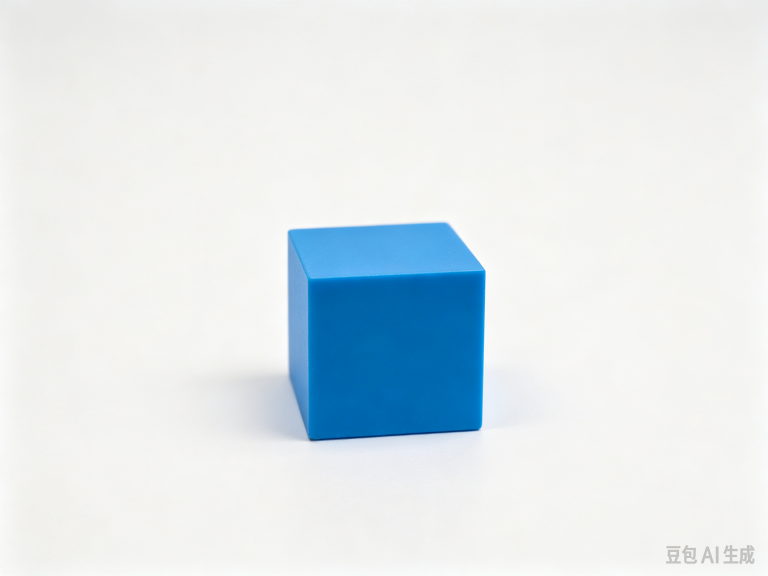
#> input picture 算法组/Week1/luohaoyang/W1_罗颢洋_视觉算法/data/images/03.png, 2304 x 1728 px (shown at 1/3 size)
$ python task3_basics.py
#> lines starting #> are read from the running program, lines starting #| are printed output that depends on the picture; after the words box and inside, x2 and y2 are one past the last pixel; in counts of white or black regions, pixels touching at a corner belong together
import cv2
import numpy as np
import os


def task3_extraction(image_path, nu,output_dir: str = "../outputs/task3"):
    # 1. 创建输出文件夹
#> called with image_path = '../data/images/03.png', nu = 3, output_dir = '../outputs/task3'
    os.makedirs(output_dir, exist_ok=True)

    # 2. 读取图片
    img = cv2.imread(image_path)
#> img is the input picture: shape (1728, 2304, 3); mean B, G, R 235.6, 231.7, 222.8
    img = cv2.resize(img, (0, 0), fx=0.3, fy=0.3)
#> img: shape (518, 691, 3)
    if img is None:
        print(f"图片读取失败了，检查一下路径：{image_path}")
        return

    # 3. 转 HSV 并设定颜色范围
    hsv = cv2.cvtColor(img, cv2.COLOR_BGR2HSV)
#> hsv: shape (518, 691, 3); mean H, S, V 38.7, 23.4, 238.1

    # 蓝色的 HSV 范围
    lower_blue = np.array([90, 50, 50])
    upper_blue = np.array([130, 255, 255])

    # 4. 生成掩膜 (Mask)
    mask = cv2.inRange(hsv, lower_blue, upper_blue)
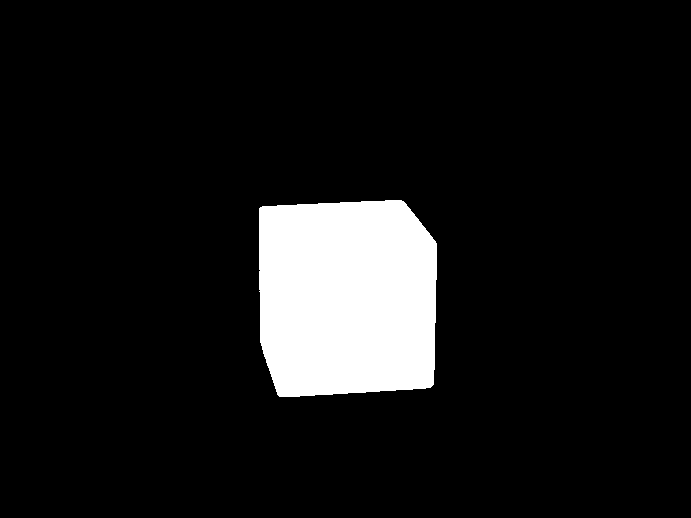
#> mask: shape (518, 691); 9.1% white; 1 white region, box (x1, y1, x2, y2) and area: (259, 200, 437, 397) 32454

    # 5. 形态学处理（改善掩膜）
    # 开运算：先腐蚀后膨胀，去噪点
    kernel = np.ones((5, 5), np.uint8)
    mask_opened = cv2.morphologyEx(mask, cv2.MORPH_OPEN, kernel)
#> mask_opened: shape (518, 691); 9.1% white; 1 white region, box (x1, y1, x2, y2) and area: (259, 200, 437, 397) 32453
    # 闭运算：先膨胀后腐蚀，填补小孔
    mask_closed = cv2.morphologyEx(mask_opened, cv2.MORPH_CLOSE, kernel)
#> mask_closed: shape (518, 691); 9.1% white; 1 white region

    # 6. 用处理后的掩膜去原图里抠图（提取目标）
    result = cv2.bitwise_and(img, img, mask=mask_closed)

    # 7. 寻找轮廓
    #返回两个值：contours, hierarchy
    contours, _ = cv2.findContours(mask_closed, cv2.RETR_EXTERNAL,cv2.CHAIN_APPROX_SIMPLE)
#> contours = 1 contour; box (x1, y1, x2, y2) and area: (259, 200, 437, 397) 32118

    # 复制一份原图用来画框，避免污染原图
    draw_img = img.copy()

    for cnt in contours:
        # 计算轮廓面积
        area = cv2.contourArea(cnt)

        # 按面积过滤噪点（比如面积小于 500 的不要）
        if area > 500:
            # 获取外接矩形的坐标和宽高
            x, y, w, h = cv2.boundingRect(cnt)

            # 画外接矩形（绿色框，线宽 2）
            cv2.rectangle(draw_img, (x, y), (x + w, y + h), (0, 255, 0), 2)

            # 计算质心（中心点）
            M = cv2.moments(cnt)
            if M["m00"] != 0:
                cX = int(M["m10"] / M["m00"])
                cY = int(M["m01"] / M["m00"])
                # 画中心点（红色实心圆）
                cv2.circle(draw_img, (cX, cY), 5, (0, 0, 255), -1)
                # 在中心点旁边写上面积
                cv2.putText(draw_img, f"Area: {int(area)}", (cX - 20, cY - 20),
                            cv2.FONT_HERSHEY_SIMPLEX, 0.5, (255, 255, 255), 2)
#> this loop made 1 pass
#> (area, x, y, w, h, cX, cY) on pass 1: (32118.5, 259, 200, 178, 197, 346, 297)
#> draw_img: shape (518, 691, 3); mean B, G, R 234.1, 232.1, 221.9

    # 8. 保存结果
    cv2.imwrite(os.path.join(output_dir, f"1_mask_original_{nu}.jpg"), mask)
    cv2.imwrite(os.path.join(output_dir, f"2_mask_closed_{nu}.jpg"), mask_closed)
    cv2.imwrite(os.path.join(output_dir, f"3_extracted_object_{nu}.jpg"), result)
    cv2.imwrite(os.path.join(output_dir, f"4_detected_bounding_box_{nu}.jpg"), draw_img)

    print(f"结果已保存到 {output_dir} 里了。")

    # 9. 显示结果
    cv2.imshow("Original", img)
    cv2.imshow("Mask (After Morph)", mask_closed)
    cv2.imshow("Result (Extracted)", result)
    cv2.imshow("Bounding Box & Center", draw_img)

    cv2.waitKey(0)
    cv2.destroyAllWindows()

if __name__ == "__main__":
    task3_extraction('../data/images/03.png', 3)
    task3_extraction('../data/images/04.png',4)
#> call 2 of task3_extraction, with image_path = '../data/images/04.png', nu = 4, output_dir = '../outputs/task3'
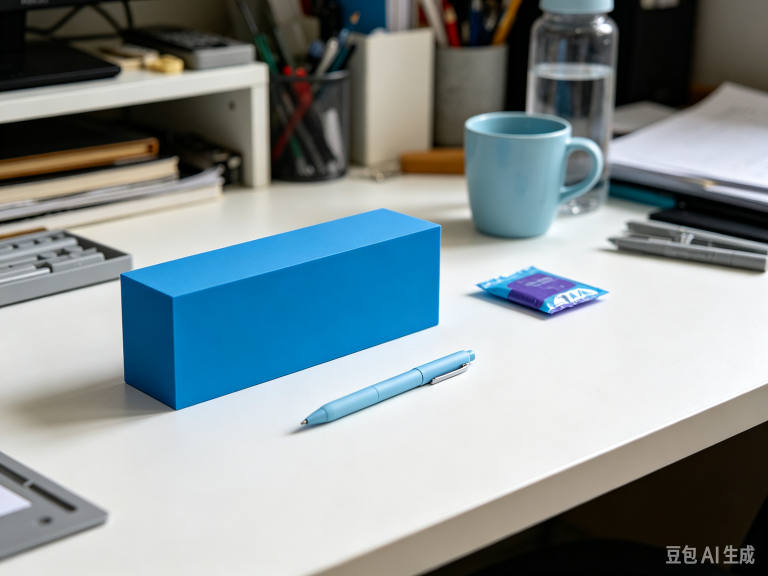
#> input picture 算法组/Week1/luohaoyang/W1_罗颢洋_视觉算法/data/images/04.png, 2304 x 1728 px (shown at 1/3 size)
#> in task3_extraction, img is the input picture: shape (1728, 2304, 3); mean B, G, R 149.1, 146.1, 134.3
#> in task3_extraction (call 2), `hsv = cv2.cvtColor(img, cv2.COLOR_BGR2HSV)`: hsv: shape (518, 691, 3); mean H, S, V 54.5, 67.8, 156.6
#> in task3_extraction (call 2), `mask = cv2.inRange(hsv, lower_blue, upper_blue)`: mask: shape (518, 691); 15.1% white; 88 white regions (74 under 20 px), largest, box (x1, y1, x2, y2) and area: (108, 187, 397, 369) 35245, (419, 72, 545, 215) 10272, (423, 239, 548, 287) 2940
#> in task3_extraction (call 2), `mask_opened = cv2.morphologyEx(mask, cv2.MORPH_OPEN, kernel)`: mask_opened: shape (518, 691); 14.7% white; 9 white regions, largest, box (x1, y1, x2, y2) and area: (108, 187, 397, 369) 35238, (420, 72, 544, 215) 10054, (427, 240, 543, 287) 2644
#> in task3_extraction (call 2), `mask_closed = cv2.morphologyEx(mask_opened, cv2.MORPH_CLOSE, kernel)`: mask_closed: shape (518, 691); 14.8% white; 8 white regions
#> in task3_extraction (call 2), `result = cv2.bitwise_and(img, img, mask=mask_closed)`:
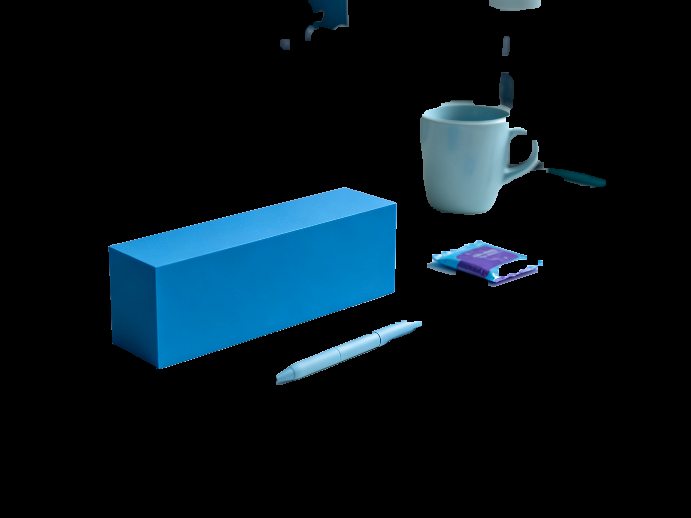
#> result: shape (518, 691, 3); mean B, G, R 26, 18.9, 6
#> in task3_extraction (call 2), `contours, _ = cv2.findContours(mask_closed, cv2.RETR_EXTERNAL,cv2.CHAI..`: contours = 8 contours; box (x1, y1, x2, y2) and area: (108, 187, 397, 369) 34859, (420, 72, 606, 215) 10424, (427, 240, 543, 287) 2508, (276, 320, 422, 385) 2305, (305, 0, 349, 41) 964, (489, 0, 541, 11) 434, (502, 36, 510, 56) 116, (280, 39, 290, 50) 85
#> the loop in task3_extraction (call 2), `for cnt in contours:` made 8 passes
#> (area, x, y, w, h, cX, cY) on passes 1, 2, 3, 4, 8: (2305, 276, 320, 146, 65, 344, 351), (2507.5, 427, 240, 116, 47, 480, 261), (34859, 108, 187, 289, 182, 249, 274), (10423.5, 420, 72, 186, 143, 475, 154), (963.5, 305, 0, 44, 41, 328, 14)
#> area on passes 5 to 7: 85, 115.5, 433.5
#> after the loop in task3_extraction (call 2), `for cnt in contours:`:
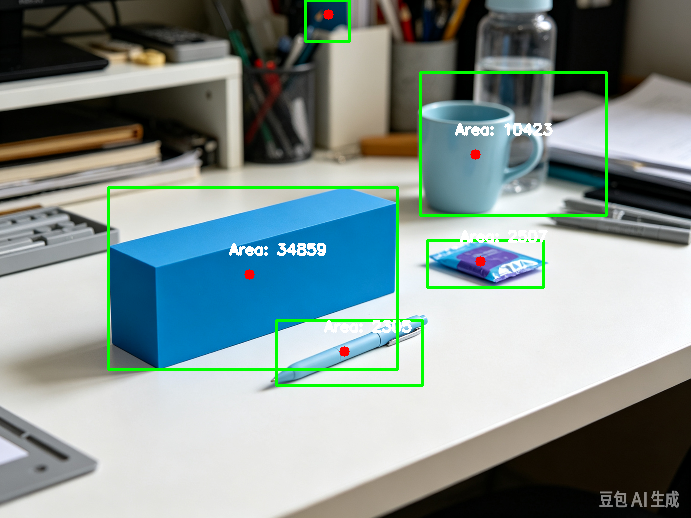
#> draw_img: shape (518, 691, 3); mean B, G, R 145.5, 148, 131.9
    task3_extraction('../data/images/05.png',5)
#> call 3 of task3_extraction, with image_path = '../data/images/05.png', nu = 5, output_dir = '../outputs/task3'
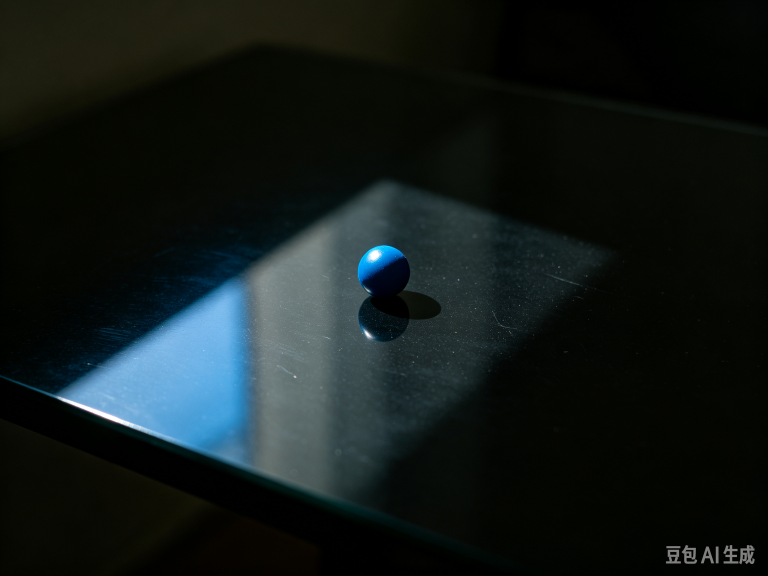
#> input picture 算法组/Week1/luohaoyang/W1_罗颢洋_视觉算法/data/images/05.png, 2304 x 1728 px (shown at 1/3 size)
#> in task3_extraction, img is the input picture: shape (1728, 2304, 3); mean B, G, R 24.8, 26, 18.2
#> in task3_extraction (call 3), `hsv = cv2.cvtColor(img, cv2.COLOR_BGR2HSV)`: hsv: shape (518, 691, 3); mean H, S, V 55.2, 157.4, 28.9
#> in task3_extraction (call 3), `mask = cv2.inRange(hsv, lower_blue, upper_blue)`: mask: shape (518, 691); 10.4% white; 458 white regions (447 under 20 px), largest, box (x1, y1, x2, y2) and area: (2, 205, 285, 446) 19350, (279, 165, 441, 452) 15845, (368, 324, 415, 348) 498
#> in task3_extraction (call 3), `mask_opened = cv2.morphologyEx(mask, cv2.MORPH_OPEN, kernel)`: mask_opened: shape (518, 691); 8.8% white; 13 white regions, largest, box (x1, y1, x2, y2) and area: (52, 236, 234, 427) 18378, (293, 166, 427, 451) 12295, (383, 248, 416, 259) 262
#> in task3_extraction (call 3), `mask_closed = cv2.morphologyEx(mask_opened, cv2.MORPH_CLOSE, kernel)`: mask_closed: shape (518, 691); 8.9% white; 9 white regions
#> in task3_extraction (call 3), `result = cv2.bitwise_and(img, img, mask=mask_closed)`:
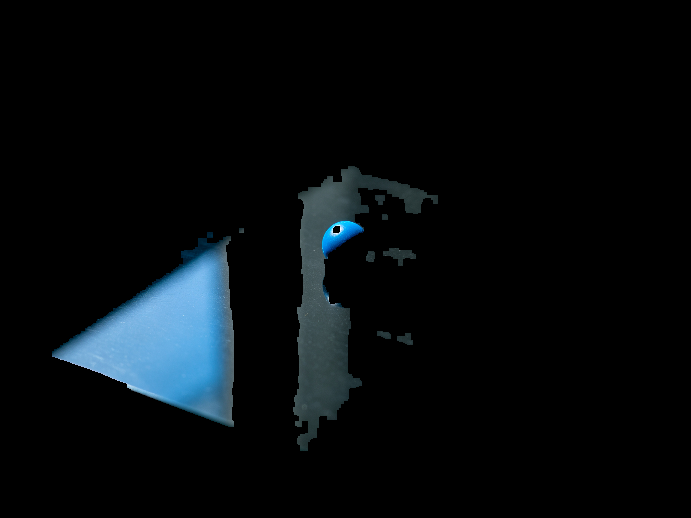
#> result: shape (518, 691, 3); mean B, G, R 12.9, 10.4, 6.3
#> in task3_extraction (call 3), `contours, _ = cv2.findContours(mask_closed, cv2.RETR_EXTERNAL,cv2.CHAI..`: contours = 9 contours, 1 with area under 20; largest, box (x1, y1, x2, y2) and area: (52, 232, 234, 427) 18148, (293, 166, 438, 451) 12219, (383, 248, 416, 266) 253, (397, 333, 413, 345) 104, (366, 251, 375, 262) 68, (377, 331, 391, 339) 65, (375, 195, 385, 205) 62, (382, 214, 388, 220) 24
#> the loop in task3_extraction (call 3), `for cnt in contours:` made 9 passes
#> (area, x, y, w, h, cX, cY) on passes 5, 9: (18147.5, 52, 232, 182, 195, 170, 337), (12219, 293, 166, 145, 285, 330, 292)
#> area on passes 1, 2, 3, 4, 7, 8: 104, 65, 68.5, 253, 24.5, 61.5
#> after the loop in task3_extraction (call 3), `for cnt in contours:`:
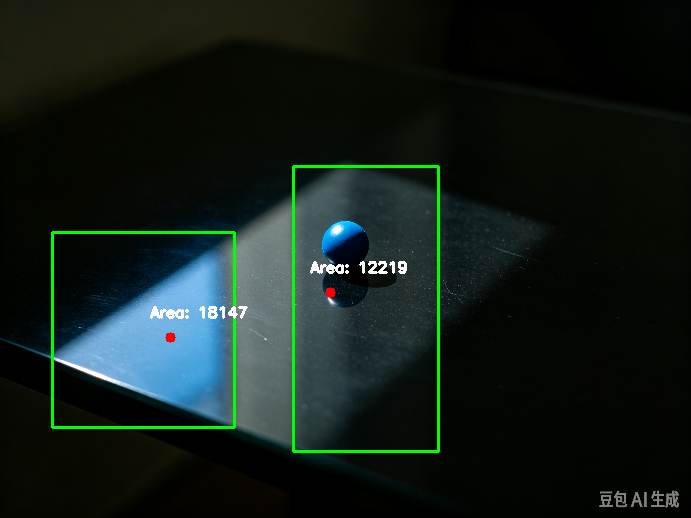
#> draw_img: shape (518, 691, 3); mean B, G, R 24.7, 29.3, 18.5
